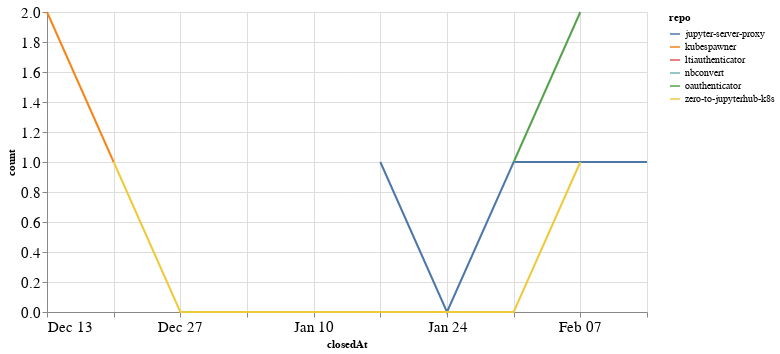

Notebook code for this chart:
### Code cell
closed_by_time = closed_by.groupby('repo').resample('W', on='closedAt').count()['author'].reset_index()
closed_by_time = closed_by_time.rename(columns={'author': 'count'})

alt.Chart(closed_by_time, width=600).mark_line().encode(
    x='closedAt',
    y='count',
    color='repo',
    tooltip="repo"
)

### Figure 1 — Vega-Lite specification as saved in the notebook (floating-point values rounded to 4 significant figures)
{"config": {"axisLeft": {"labelFontSize": 15}, "axisBottom": {"labelFontSize": 15}}, "data": {"name": "data-a07ce7c305939534c4caf6f84330909c"}, "mark": "line", "encoding": {"color": {"type": "nominal", "field": "repo"}, "tooltip": {"type": "nominal", "field": "repo"}, "x": {"type": "temporal", "field": "closedAt"}, "y": {"type": "quantitative", "field": "count"}}, "width": 600, "$schema": "https://vega.github.io/schema/vega-lite/v4.8.1.json", "datasets": {"data-a07ce7c305939534c4caf6f84330909c": [{"repo": "jupyter-server-proxy", "closedAt": "2021-01-17T00:00:00", "count": 1}, {"repo": "jupyter-server-proxy", "closedAt": "2021-01-24T00:00:00", "count": 0}, {"repo": "jupyter-server-proxy", "closedAt": "2021-01-31T00:00:00", "count": 1}, {"repo": "jupyter-server-proxy", "closedAt": "2021-02-07T00:00:00", "count": 1}, {"repo": "jupyter-server-proxy", "closedAt": "2021-02-14T00:00:00", "count": 1}, {"repo": "kubespawner", "closedAt": "2020-12-13T00:00:00", "count": 2}, {"repo": "kubespawner", "closedAt": "2020-12-20T00:00:00", "count": 1}, {"repo": "ltiauthenticator", "closedAt": "2021-01-31T00:00:00", "count": 1}, {"repo": "nbconvert", "closedAt": "2021-02-07T00:00:00", "count": 2}, {"repo": "oauthenticator", "closedAt": "2021-01-31T00:00:00", "count": 1}, {"repo": "oauthenticator", "closedAt": "2021-02-07T00:00:00", "count": 2}, {"repo": "zero-to-jupyterhub-k8s", "closedAt": "2020-12-20T00:00:00", "count": 1}, {"repo": "zero-to-jupyterhub-k8s", "closedAt": "2020-12-27T00:00:00", "count": 0}, {"repo": "zero-to-jupyterhub-k8s", "closedAt": "2021-01-03T00:00:00", "count": 0}, {"repo": "zero-to-jupyterhub-k8s", "closedAt": "2021-01-10T00:00:00", "count": 0}, {"repo": "zero-to-jupyterhub-k8s", "closedAt": "2021-01-17T00:00:00", "count": 0}, {"repo": "zero-to-jupyterhub-k8s", "closedAt": "2021-01-24T00:00:00", "count": 0}, {"repo": "zero-to-jupyterhub-k8s", "closedAt": "2021-01-31T00:00:00", "count": 0}, {"repo": "zero-to-jupyterhub-k8s", "closedAt": "2021-02-07T00:00:00", "count": 1}]}}
